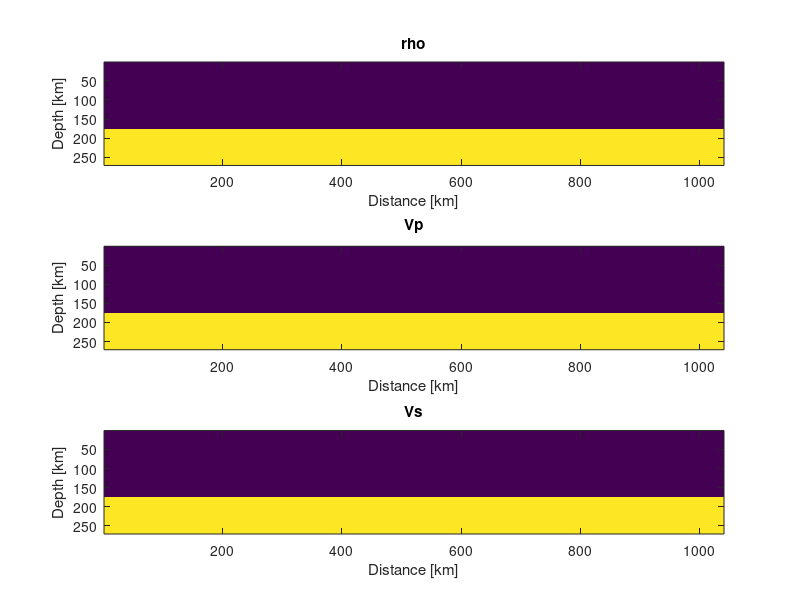

This chart was generated by the following MATLAB code: (Note: this script raises an error after producing the figure.)
clear;
clc;

npml = 20;
X = 200.e3;
Z = 50.e3;

dx = 200;
dz = 200;


nx = round(X/dx)+1 + 2*npml;
nz = round(Z/dz)+1 + npml;

rho = zeros(nz,nx);
vp  = zeros(nz,nx);
vs  = zeros(nz,nx);


rho1 = 2700.0; Vp1 = 6000.0; Vs1 = 3450.0;
rho2 = 3300.0; Vp2 = 8000.0; Vs2 = 4450.0;


h = 35.e3;
ih = round(h/dz);


rho(:,:) = rho1;
vp(:,:)  = Vp1;
vs(:,:)  = Vs1;

rho(ih+1:end,:) = rho2;
vp(ih+1:end,:)  = Vp2;
vs(ih+1:end,:)  = Vs2;


figure(1);
subplot(3,1,1);
hold off;
imagesc(rho);
hold off;
xlabel('Distance [km]');
ylabel('Depth [km]');
title('rho');

subplot(3,1,2);
hold off;
imagesc(vp);
hold off;
xlabel('Distance [km]');
ylabel('Depth [km]');
title('Vp');

subplot(3,1,3);
hold off;
imagesc(vs);
hold off;
xlabel('Distance [km]');
ylabel('Depth [km]');
title('Vs');


writesu('rho_model.su', rho, dz, 1);
writesu('vp_model.su', vp, dz, 1);
writesu('vs_model.su', vs, dz, 1);